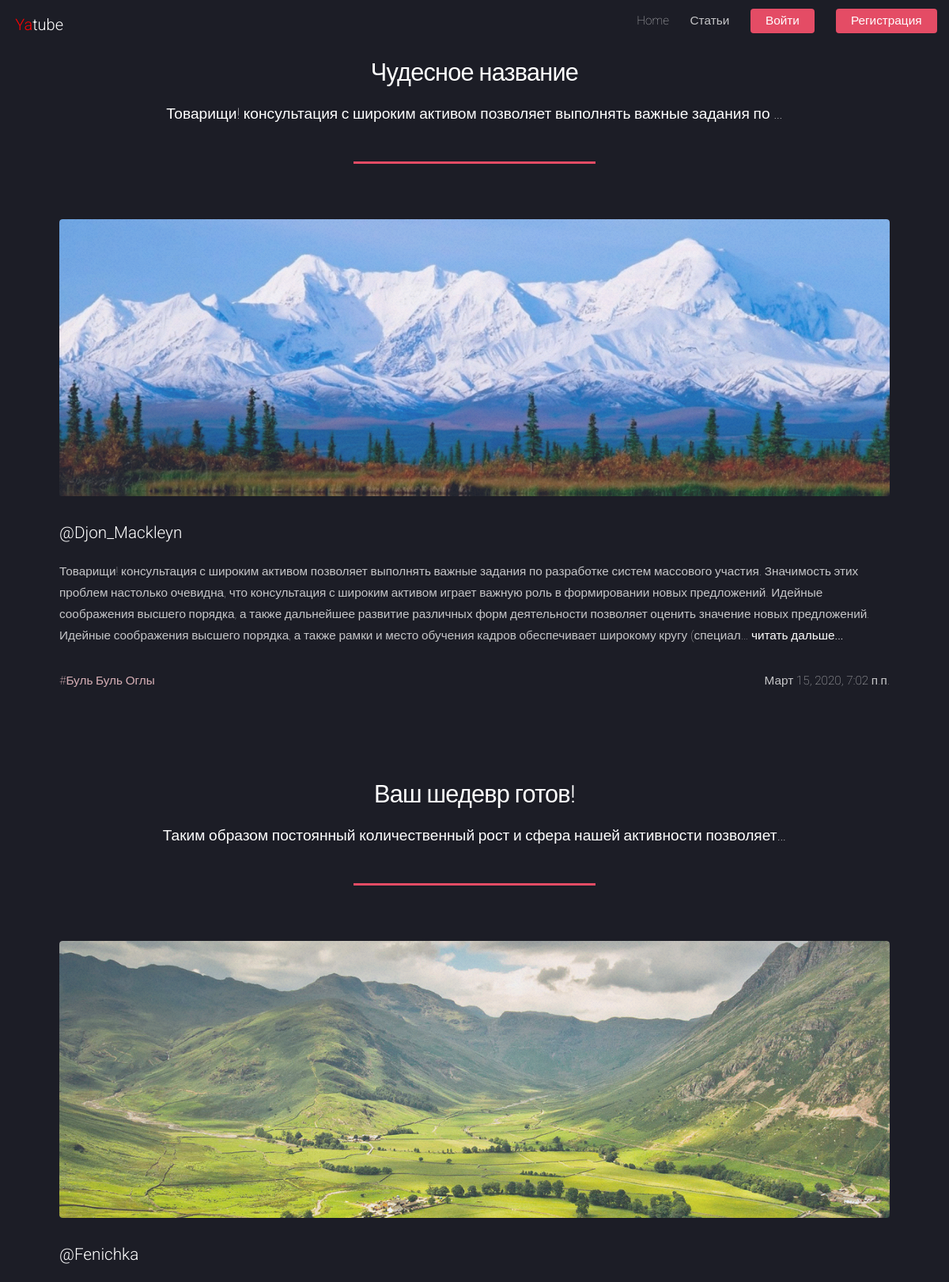
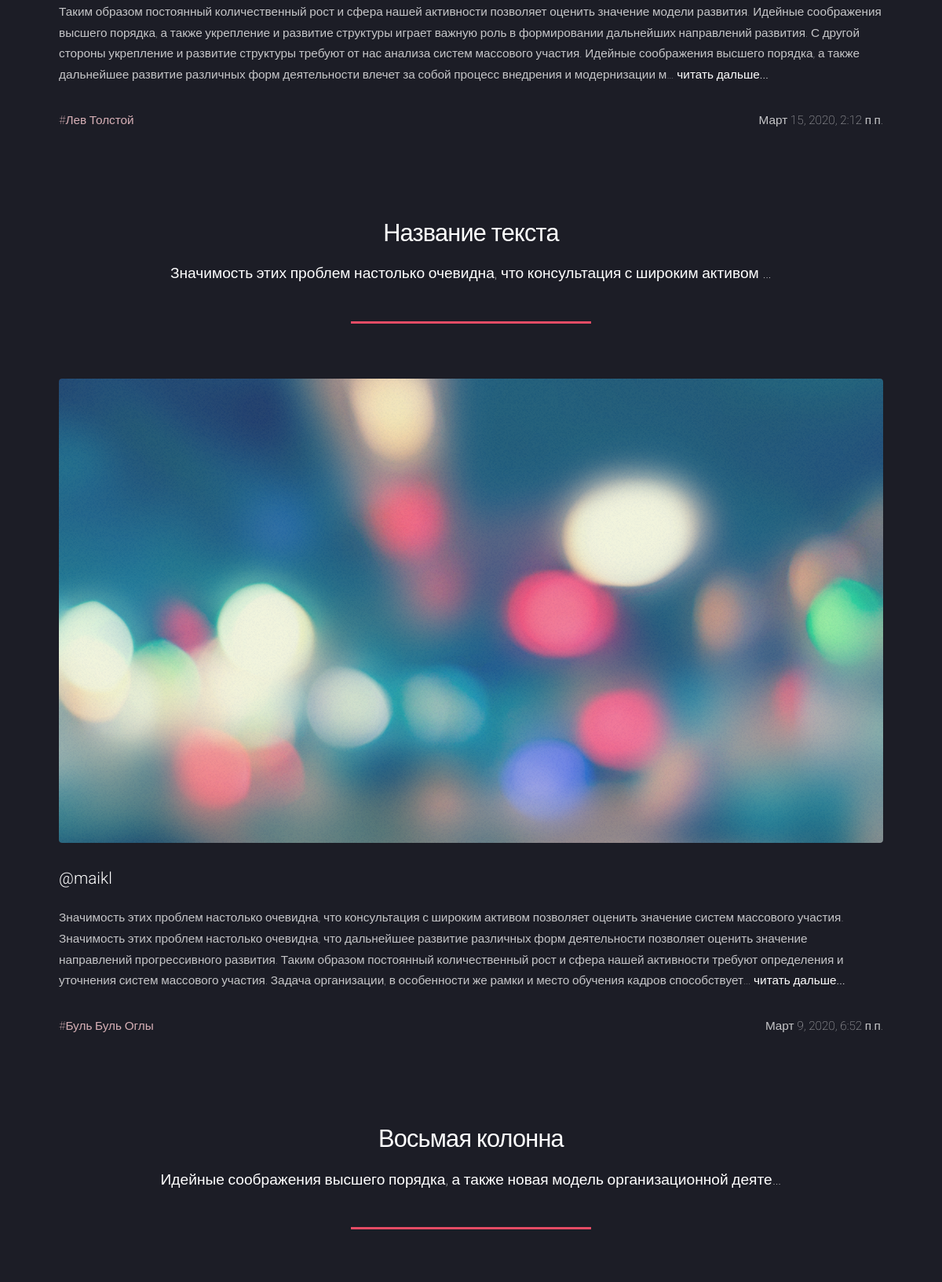
Screenshot of /all_posts/ (upper part) with the database file from the repository (2 pictures, top to bottom).
### posts/models.py (models this page shows, shortened)
class Post(models.Model):
    title = models.CharField("Название текста", max_length=100, default="Название текста")
    text = models.TextField()
    pub_date = models.DateTimeField("date published", auto_now_add=True)
    author = models.ForeignKey(User, on_delete=models.CASCADE, related_name="author_posts")
    group = models.ForeignKey(Group, on_delete=models.SET_NULL, blank=True, null=True)
    image = models.ImageField(upload_to='posts/', blank=True, null=True)  # поле для картинки
    index_page = models.CharField(max_length=512, blank=True, db_index=True)

class Group(models.Model):
    title = models.CharField(max_length=200)
    slug = models.SlugField(max_length=130, unique=True)
    description = models.TextField("Описание")
    def __str__(self):
        return self.title

### posts/views.py (the view)
# urls.py: path("all_posts/", views.all_posts, name="posts"),
def all_posts(request):
    post_list = Post.objects.order_by("-pub_date").all()
    paginator = Paginator(post_list, 8)
    page_number = request.GET.get('page')
    page = paginator.get_page(page_number)
    return render(request, "posts/all_posts.html", {'page': page, 'paginator': paginator})

### posts/templates/posts/all_posts.html (shortened to what this page needs)
{% extends "base.html" %}
{% block content %}
{% load static %}
{% for post in page %}
{% include "posts/posts_items.html" with post=post %}
{% endfor %}
{% endblock %}

### posts/templates/base.html (shortened to what this page needs)
<!DOCTYPE HTML>
<html>
	<head>
        {% load static %}
		<link rel="stylesheet" href="{% static 'bootstrap/dist/css/bootstrap.min.css' %}">
		<link rel="stylesheet" href="{% static 'assets/css/main.css' %}" />
		<link rel="stylesheet" href="{% static 'css/style.css' %}" />
	</head>
	<body class="landing">
		<div id="page-wrapper">
			{% include 'posts/navi_header.html' %}
            {% block content %}{% endblock content %}
        </div>
	</body>
</html>

### posts/templates/posts/navi_header.html
<header id="header">
    <h1 id="logo"><a class="navbar-brand" href="/"><span style="color:red">Ya</span>tube</a></h1>
    <nav id="nav">
        <ul>
            <li><a href="{% url 'index' %}">Home</a></li>
            {% if user.is_authenticated %}
            {% if user.first_name %}
                <li><a href="{% url 'profile' user.username %}">{{ user.first_name }}</a>
                    <ul>
                        <li>
                            <a class="nav-link {% if posts %}active{% endif %}" href="{% url 'posts' %}">Все авторы</a>
                        </li>
                        <li>
                            <a class="nav-link {% if follows %}active{% endif %}" href="/follow">Избранные авторы</a>
                        </li>
                    </ul>
                </li>
            {% else %}
                <li><a href="{% url 'profile' user.username %}">«@{{ user.username }}»</a>
                    <ul>
                        <li>
                            <a class="nav-link {% if posts %}active{% endif %}" href="{% url 'posts' %}">Все авторы</a>
                        </li>
                        <li>
                            <a class="nav-link {% if follows %}active{% endif %}" href="/follow">Избранные авторы</a>
                        </li>
                    </ul>
                </li>
                <li><a href="{% url 'posts' %}">Статьи</a></li>
            {% endif %}
                <li><a href="{% url 'new_post' %}">Новая запись</a></li>
                <li><a href="{% url 'password_change' %}">Изменить пароль</a></li>
                <li><a href="{% url 'logout' %}">Выйти</a></li>
            {% else %}
                <li><a href="{% url 'posts' %}">Статьи</a></li>
                <li><a href="{% url 'login' %}" class="button special">Войти</a></li>
                <li><a href="{% url 'signup' %}" class="button special">Регистрация</a></li>
            {% endif %}
        </ul>
    </nav>
</header>

### posts/templates/posts/posts_items.html
{% load static %}
<div id="main" class="wrapper style1">
    <div class="container">
        <header class="major">
            <h2>{{ post.title }}</h2>
            <p>{{ post.text|truncatechars:80 }}</p>
        </header>
            <section id="content">
                {% load thumbnail %}
                {% thumbnail post.image "1024x339" crop="center" upscale=True as im %}
                <a href="#" class="image fit"><img src="{{ im.url }}" alt="" /></a>
                {% endthumbnail %}
                <h3>@{{ post.author }}</h3>
                <p>{{ post.text|truncatechars:500 }}<strong><a href="{% url 'post_detail' post.author post.id %}"> читать дальше...</a></strong></p>
                <ul>{% if post.group.slug %}
                    <li><span><a href="{% url 'group' post.group.slug %}">#{{ post.group }}</a></span></li>
                    {% else %}
                    <li><span><a href="/">#Нет группы</a></span></li>
                    {% endif %}
                    <li>{{ post.pub_date }}</li>
                </ul>
            </section>
    </div>
</div>

### posts/static/css/style.css (style rules this page uses)
strong a { text-decoration: none; border-bottom: none; color: unset; }
span a { color: #d7b0b6; border-bottom: none; }
#content ul { margin: 0; padding-left: 0; }
#content ul li { display: inline-block; padding-left: 0; }
#content ul li:last-child { float: right; margin-bottom: 40px; }

### rows the page displays
Post: title "Чудесное название", text "Товарищи! консультация с широким активом позволяет выполнять важные задания по …", shows a picture, author "Djon_Mackleyn", text "Товарищи! консультация с широким активом позволяет выполнять важные задания по разработке систем массового участия. Значимость этих проблем настолько очевидна, что консультация с широким активом играет важную роль в формировании новых предложений. Идейные соображения высшего порядка, а также дальнейшее развитие различных форм деятельности позволяет оценить значение новых предложений. Идейные соображения высшего порядка, а также рамки и место обучения кадров обеспечивает широкому кругу (специал…", group "Буль Буль Оглы", pub_date "Март 15, 2020, 7:02 п.п."
Post: title "Ваш шедевр готов!", text "Таким образом постоянный количественный рост и сфера нашей активности позволяет…", shows a picture, author "Fenichka", text "Таким образом постоянный количественный рост и сфера нашей активности позволяет оценить значение модели развития. Идейные соображения высшего порядка, а также укрепление и развитие структуры играет важную роль в формировании дальнейших направлений развития. С другой стороны укрепление и развитие структуры требуют от нас анализа систем массового участия. Идейные соображения высшего порядка, а также дальнейшее развитие различных форм деятельности влечет за собой процесс внедрения и модернизации м…", group "Лев Толстой", pub_date "Март 15, 2020, 2:12 п.п."
Post: title "Название текста", text "Значимость этих проблем настолько очевидна, что консультация с широким активом …", shows a picture, author "maikl", text "Значимость этих проблем настолько очевидна, что консультация с широким активом позволяет оценить значение систем массового участия. Значимость этих проблем настолько очевидна, что дальнейшее развитие различных форм деятельности позволяет оценить значение направлений прогрессивного развития. Таким образом постоянный количественный рост и сфера нашей активности требуют определения и уточнения систем массового участия. Задача организации, в особенности же рамки и место обучения кадров способствует…", group "Буль Буль Оглы", pub_date "Март 9, 2020, 6:52 п.п."
Post: title "Восьмая колонна", text "Идейные соображения высшего порядка, а также новая модель организационной деяте…"
